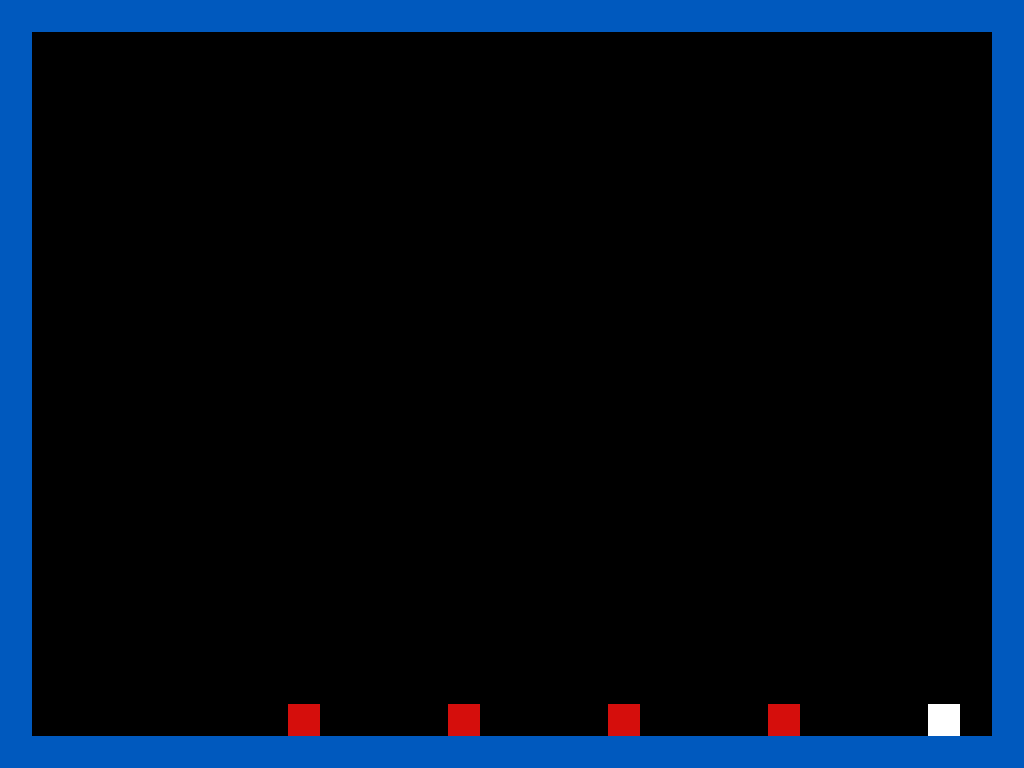

This game map was drawn from its Tiled (.tmx) file and the tilesets committed beside it. A one-line description and the trimmed map source follow:
An orthogonal 32x24 tile map with 32x32 px tiles, 1 tile layer (Main Tiles) and 10 objects (4x solid, 4x damage, player, end).

<map version="2017.05.26" orientation="orthogonal" renderorder="right-down" width="32" height="24" tilewidth="32" tileheight="32" nextobjectid="32">
 <tileset firstgid="1" source="tileset.tsx" />
 <layer name="Main Tiles" width="32" height="24">
  <data>[768 cells, 113 non-empty, 3 distinct tile ids]</data>
 </layer>
 <objectgroup name="Main Objects">
  <object id="21" name="solid" x="0" y="0" width="1024" height="32" />
  <object id="23" name="solid" x="0" y="32" width="32" height="736" />
  <object id="24" name="solid" x="32" y="736" width="992" height="32" />
  <object id="25" name="solid" x="992" y="32" width="32" height="704" />
  <object id="26" name="damage" x="288" y="704" width="32" height="32" />
  <object id="27" name="damage" x="448" y="704" width="32" height="32" />
  <object id="28" name="damage" x="608" y="704" width="32" height="32" />
  <object id="29" name="damage" x="768" y="704" width="32" height="32" />
  <object id="30" name="player" x="128" y="672" width="32" height="32" />
  <object id="31" name="end" x="928" y="704" width="32" height="32" />
 </objectgroup>
</map>
